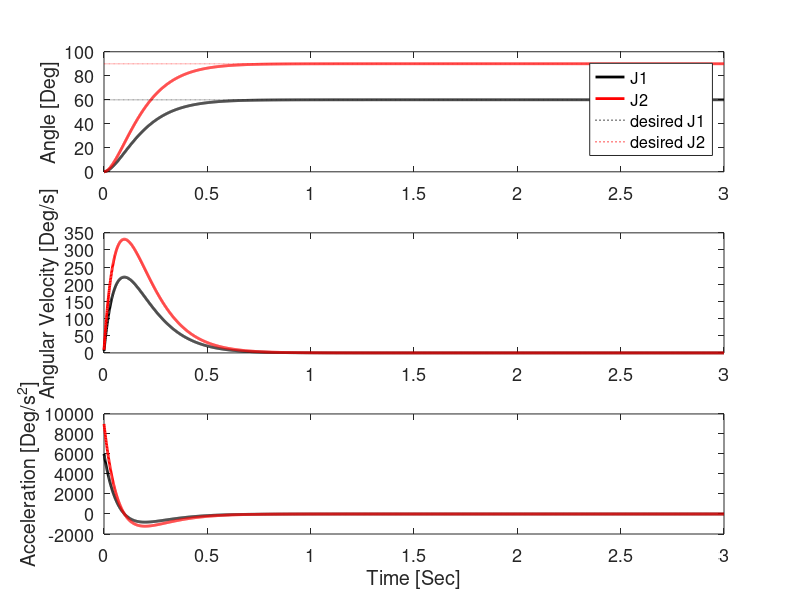
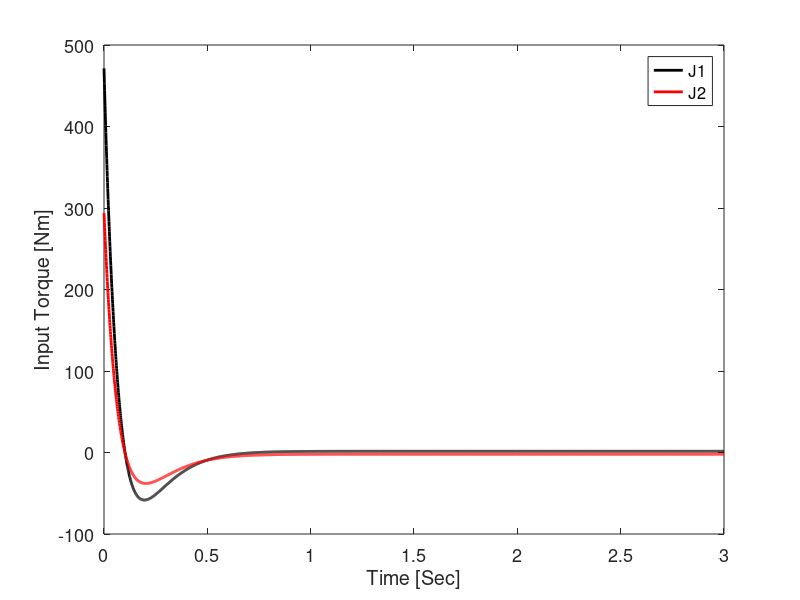
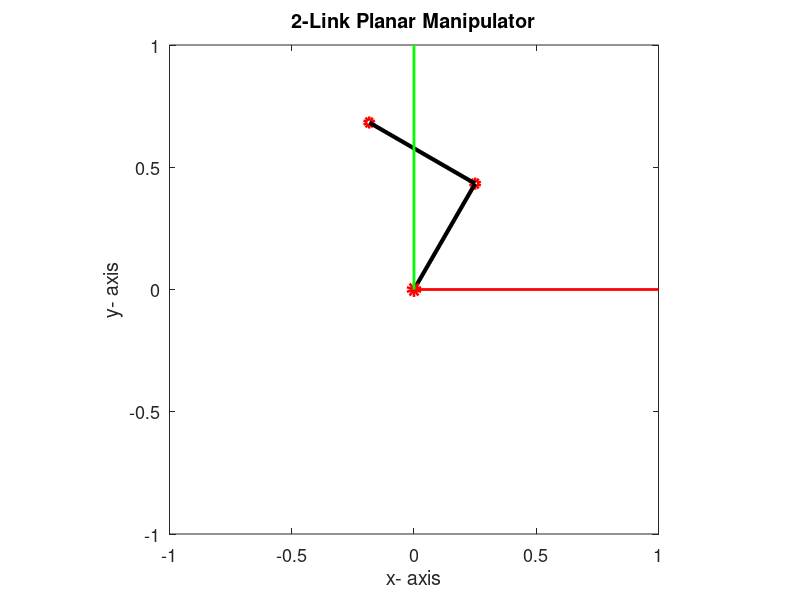

Here is the MATLAB script that generated these plots, in order:
% This code is programmed by Sung Yul Shin (syshin0228@utexas.edu) for Robotics Modeling and Control course by Dr. James Sulzer from University of Texas at Austin 
clc
clear all
close all

% Simulate Forward dynamics of 2 Link Planar Manipulator 
% Apply Inverse Dynamics Control

% Angle coversion
deg2rad = pi/180;
rad2deg = 180/pi;

% Sampling rate info
Hz = 1000;
dt = 1/Hz;

% System Parameters
L1 = 0.5;       % Link1 length
L2 =0.5;        % Link2 length
L1c = 0.25;     % Link1 CoM length
L2c = 0.25;     % Link2 CoM length
m1 = 1;         % Mass 1
m2 = 1;         % Mass 2
I1 = 1;         % Moment of inertia of link 1
I2 = 1;         % Moment of inertia of link 2
g = 9.81;       % Gravity acceleration
B = 0.0;        % Damping coefficient

% Simulation time
t0 = 0.0;                   % Initial time
tf = 3.0;                   % Final time
time = [t0:1:tf*Hz]*dt;     % Time

% Control Gain
w = [10 10]';
zeta = 1.0;
Kp = [w(1)^2 w(2)^2]';
Kd = zeta*[2*w(1) 2*w(2)]';

% Desired step input
th_d = [60 90]' * deg2rad;
ddth_d = [0 0]' * deg2rad;
 
% Forward Dynamics 
% Initialization
th = [0 0]';
dth = [0 0]';
ddth = [0 0]';
for i = 1:1:length(time)
    
    t = time(i);
    
    % Current variables (joint positions, joint velocities)
    q1 = th(1);
    q2 = th(2);
    dq1 = dth(1);
    dq2 = dth(2);
    
    % Control Input
    % Outer Loop Controller
    a_q(1) = ddth_d(1) -Kd(1)*dq1 + Kp(1)*(th_d(1) - q1);
    a_q(2) = ddth_d(2) -Kd(2)*dq2 + Kp(2)*(th_d(2) - q2);
    
    % Inner Loop Controller
    ddq1 = a_q(1);
    ddq2 = a_q(2);
    
    u(1) = ddq2*(m2*L2c^2 + L1*m2*cos(q2)*L2c + I2) + ddq1*(m2*L1^2 + 2*m2*cos(q2)*L1*L2c + m1*L1c^2 + m2*L2c^2 + I1 + I2) + g*m2*(L2c*cos(q1 + q2) + L1*cos(q1)) + L1c*g*m1*cos(q1) - L1*L2c*dq2*m2*sin(q2)*(2*dq1 + dq2);
    u(2) = L1*L2c*m2*sin(q2)*dq1^2 + ddq1*(m2*L2c^2 + L1*m2*cos(q2)*L2c + I2) + ddq2*(m2*L2c^2 + I2) + L2c*g*m2*cos(q1 + q2);  
    tau1 = u(1) -B*dth(1);
    tau2 = u(2) -B*dth(2);
    
    % Dynamic equations of motion
    ddq1 = (2*I2*tau1 - 2*I2*tau2 + 2*L2c^2*m2*tau1 - 2*L2c^2*m2*tau2 - L1*L2c^2*g*m2^2*cos(q1) + L1^2*L2c^2*dq1^2*m2^2*sin(2*q2) + L1*L2c^2*g*m2^2*cos(q1 + 2*q2) - 2*I2*L1*g*m2*cos(q1) - 2*I2*L1c*g*m1*cos(q1) - 2*L1*L2c*m2*tau2*cos(q2) + 2*L1*L2c^3*dq1^2*m2^2*sin(q2) + 2*L1*L2c^3*dq2^2*m2^2*sin(q2) + 2*I2*L1*L2c*dq1^2*m2*sin(q2) + 2*I2*L1*L2c*dq2^2*m2*sin(q2) - 2*L1c*L2c^2*g*m1*m2*cos(q1) + 4*L1*L2c^3*dq1*dq2*m2^2*sin(q2) + 4*I2*L1*L2c*dq1*dq2*m2*sin(q2))/(2*I1*I2 + L1^2*L2c^2*m2^2 + 2*I2*L1^2*m2 + 2*I2*L1c^2*m1 + 2*I1*L2c^2*m2 + 2*L1c^2*L2c^2*m1*m2 - L1^2*L2c^2*m2^2*cos(2*q2));
    ddq2 = -(I2*tau1 - I1*tau2 - I2*tau2 - L1^2*m2*tau2 - L1c^2*m1*tau2 + L2c^2*m2*tau1 - L2c^2*m2*tau2 + L1^2*L2c*g*m2^2*cos(q1 + q2) - L1*L2c^2*g*m2^2*cos(q1) + I1*L2c*g*m2*cos(q1 + q2) + L1^2*L2c^2*dq1^2*m2^2*sin(2*q2) + (L1^2*L2c^2*dq2^2*m2^2*sin(2*q2))/2 - I2*L1*g*m2*cos(q1) - I2*L1c*g*m1*cos(q1) + L1*L2c*m2*tau1*cos(q2) - 2*L1*L2c*m2*tau2*cos(q2) + L1*L2c^3*dq1^2*m2^2*sin(q2) + L1^3*L2c*dq1^2*m2^2*sin(q2) + L1*L2c^3*dq2^2*m2^2*sin(q2) + L1*L2c^2*g*m2^2*cos(q1 + q2)*cos(q2) - L1^2*L2c*g*m2^2*cos(q1)*cos(q2) + L1c^2*L2c*g*m1*m2*cos(q1 + q2) + I1*L1*L2c*dq1^2*m2*sin(q2) + I2*L1*L2c*dq1^2*m2*sin(q2) + I2*L1*L2c*dq2^2*m2*sin(q2) - L1c*L2c^2*g*m1*m2*cos(q1) + L1^2*L2c^2*dq1*dq2*m2^2*sin(2*q2) + 2*L1*L2c^3*dq1*dq2*m2^2*sin(q2) + L1*L1c^2*L2c*dq1^2*m1*m2*sin(q2) + 2*I2*L1*L2c*dq1*dq2*m2*sin(q2) - L1*L1c*L2c*g*m1*m2*cos(q1)*cos(q2))/(I1*I2 + L1^2*L2c^2*m2^2 + I2*L1^2*m2 + I2*L1c^2*m1 + I1*L2c^2*m2 + L1c^2*L2c^2*m1*m2 - L1^2*L2c^2*m2^2*cos(q2)^2);
    
    ddth = [ddq1 ddq2]';
    
    % Numerical integration
    dth = dth + ddth*dt;
    th = th + dth*dt;
    
    ddth_out(i,:) = ddth;
    dth_out(i,:) = dth;
    th_out(i,:) = th;
    u_out(i,:) = u;
    
end

figure(1)
set(gcf,'position',[0 10 600 700])
subplot(3,1,1)
h1 = plot(time, th_out(:,1)*rad2deg,'k','linewidth',2);
hold on
h2 = plot(time, th_out(:,2)*rad2deg,'r','linewidth',2);
h3 = plot(time, ones(length(time),1)*th_d(1)*rad2deg,'k:','linewidth',1);
h4 = plot(time, ones(length(time),1)*th_d(2)*rad2deg,'r:','linewidth',1);
ylabel('Angle [Deg]')
legend([h1, h2, h3, h4],'J1','J2','desired J1','desired J2')
set(gca,'fontsize',13)
subplot(3,1,2)
plot(time, dth_out(:,1)*rad2deg,'k','linewidth',2)
hold on
plot(time, dth_out(:,2)*rad2deg,'r','linewidth',2)
ylabel('Angular Velocity [Deg/s]')
set(gca,'fontsize',13)
subplot(3,1,3)
plot(time, ddth_out(:,1)*rad2deg,'k','linewidth',2)
hold on
plot(time, ddth_out(:,2)*rad2deg,'r','linewidth',2)
ylabel('Acceleration [Deg/s^2]')
xlabel('Time [Sec]')
set(gca,'fontsize',13)

figure(2)
h3 = plot(time, u_out(:,1),'k','linewidth',2);
hold on
h4 = plot(time, u_out(:,2),'r','linewidth',2);
ylabel('Input Torque [Nm]')
xlabel('Time [Sec]')
legend([h3, h4],'J1','J2')
set(gca,'fontsize',13)

% Visualize Simulation
step = 50;

% Origin
origin = [0 0]';
x_axis = [1 0]';
y_axis = [0 1]';
% Forward Kinematics
for i = 1:step:length(time)
    
    % Sinusoidal Input Joint Angle
    th1 = th_out(i,1);
    th2 = th_out(i,2);

    P1(1) = L1*cos(th1);
    P1(2) = L1*sin(th1);

    P2(1) = L1*cos(th1) + L2*cos(th1+th2);
    P2(2) = L1*sin(th1) + L2*sin(th1+th2);

    figure(100)
    plot(P1(1), P1(2),'ro','linewidth',3)
    hold on
    plot(P2(1), P2(2),'ro','linewidth',3)
    line([origin(1) P1(1)],[origin(2) P1(2)], 'color', 'k', 'linewidth', 3)
    line([P1(1) P2(1)],[P1(2) P2(2)], 'color','k', 'linewidth', 3)

    % Draw global coordinate
    plot(origin(1), origin(2), 'ro', 'linewidth',5)
    line([origin(1) x_axis(1)],[origin(2) x_axis(2)], 'color', 'r', 'linewidth', 2)
    line([origin(1) y_axis(1)],[origin(2) y_axis(2)], 'color','g', 'linewidth', 2)
    axis equal
    axis([-1 1 -1 1])
    xlabel('x- axis')
    ylabel('y- axis')
    title('2-Link Planar Manipulator')
    set(gca,'fontsize',13)
    pause(0.001)
    hold off
    
end
